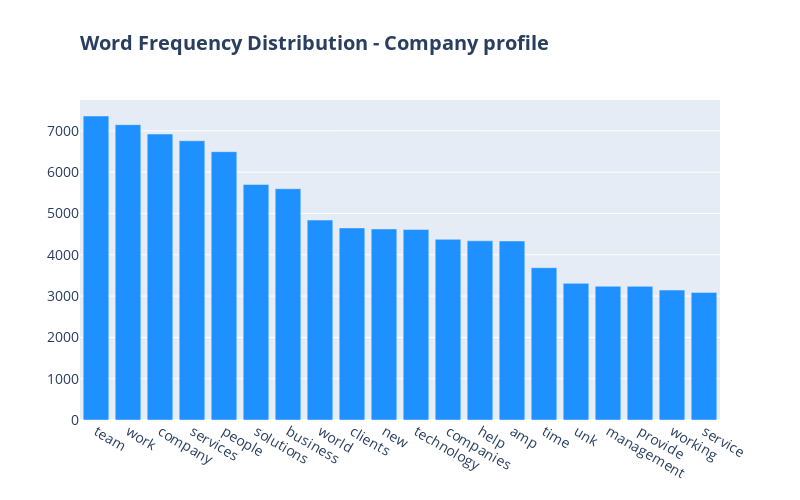

This figure's notebook cell:
### Markdown cell above
## Company profile

### Code cell
frequency = count_word_frequency(df['company_profile'],"Company profile")

### Figure 1 — Plotly figure (JSON) as saved in the notebook; plotly's stock layout.template omitted (floating-point values rounded to 4 significant figures)
{"data": [{"marker": {"color": "#1E90FF"}, "type": "bar", "x": ["team", "work", "company", "services", "people", "solutions", "business", "world", "clients", "new", "technology", "companies", "help", "amp", "time", "unk", "management", "provide", "working", "service"], "y": [7360, 7151, 6923, 6760, 6496, 5703, 5599, 4840, 4650, 4626, 4613, 4374, 4338, 4335, 3687, 3308, 3239, 3237, 3146, 3088]}], "layout": {"font": {"size": 14}, "height": 500, "title": {"text": "<b>Word Frequency Distribution - Company profile</b>", "x": 0.1}, "width": 800}}
